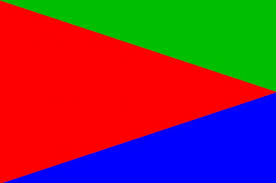
#> input picture Basics_Of_openCV/Data/color.jpg, 276 x 183 px, found by its file name
$ jupyter execute 'ALL COLOR CONVERSION FLAGS.ipynb'
#> lines starting #> are read from the running program, lines starting #| are printed output that depends on the picture
### Program to convert an image into Grayscale

[cell 1]
# Step 1:- Import the required packages
import cv2

# Step 2:- Load the images
img1=cv2.imread("data/color.jpg",1) # One Indicates the color channel  [+ if returns RGB , 0  if Grayscale and -ve if returns the loaded image as is (with alpha channel).]
#> img1 is the input picture: shape (183, 276, 3); mean B, G, R 63.7, 48.1, 127.8

# Step 3:-  Convert the color into GRAYSCALE
gray=cv2.cvtColor(img1,cv2.COLOR_BGR2GRAY)
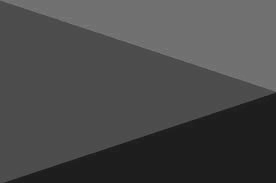
#> gray: shape (183, 276); min 25, max 125, mean 73.7

# Step 4:- Show the converted image to the user
#cv2.imshow("Converted Image",gray)   # Directly Saving without showing to user

# Step 5:- Save the image to the drive
cv2.imwrite("grayedimage.jpg",gray)
#> Out = True

### Program to convert an image into Grayscale

[cell 2]
# Importing the package cv2
import cv2

# Step 2:- Load the images
img1=cv2.imread("data/color.jpg",1)

# Step 3:-  Convert the color into HSV
hsv=cv2.cvtColor(img1,cv2.COLOR_BGR2HSV)
#> hsv: shape (183, 276, 3); mean H, S, V 46.6, 254.7, 236.5

# Step 4:- Show the converted image to the user
#cv2.imshow("Converted Image",hsv)          # Directly Saving without showing to user

# Step 5:- Save the image to the drive
cv2.imwrite("data/HSVimage.jpg",hsv)
#> Out = True

### Program to convert an image into RGB

[cell 3]
# Step 1:- Import the required packages
import cv2

# Step 2:- Load the images
img1=cv2.imread("data/color.jpg",1)

# Step 3:-  Convert the color into HSV
rgb=cv2.cvtColor(img1,cv2.COLOR_BGR2RGB)

# Step 4:- Show the converted image to the user
# cv2.imshow("Converted Image",rgb)    # Directly Storing

# Step 5:- Save the image to the drive
cv2.imwrite("data/RGBimage.jpg",rgb)
#> Out = True

### Program to List Down all the functions available in OPENCV

[cell 4]
# Step 1:- Import the required module
import cv2

# Now list down all the functions available in opencv
functions=dir(cv2)
for fun in functions:
    print(fun)
    print("\n")
